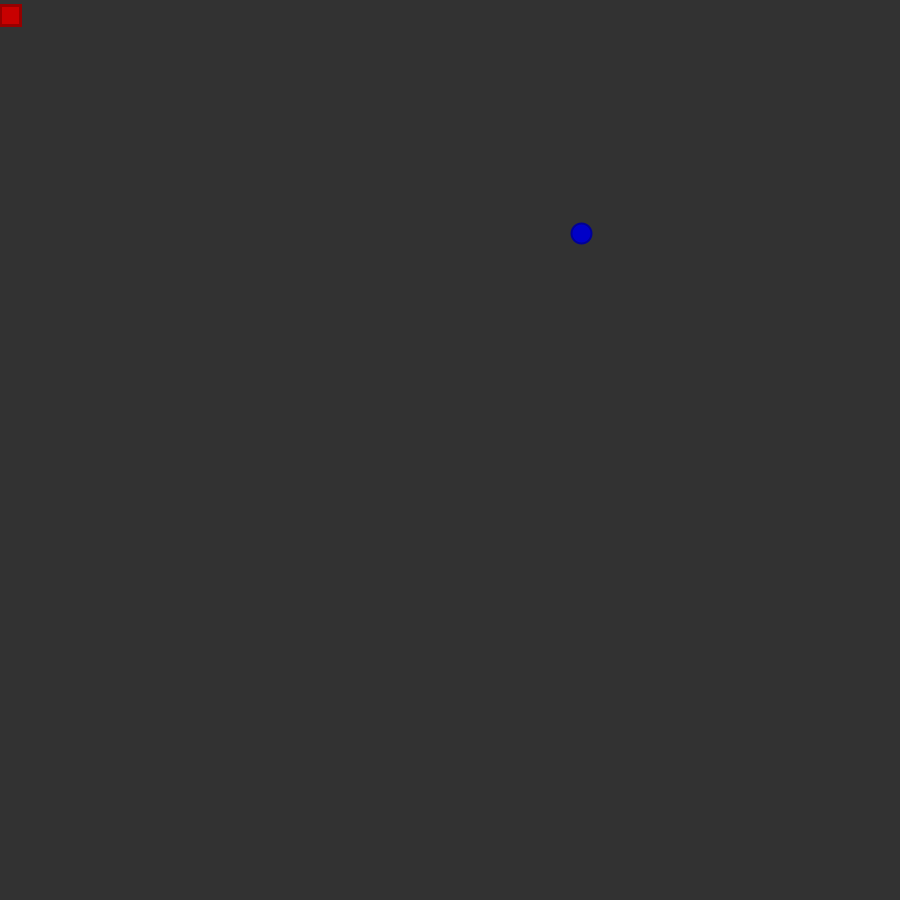
Frame 1 (no input)
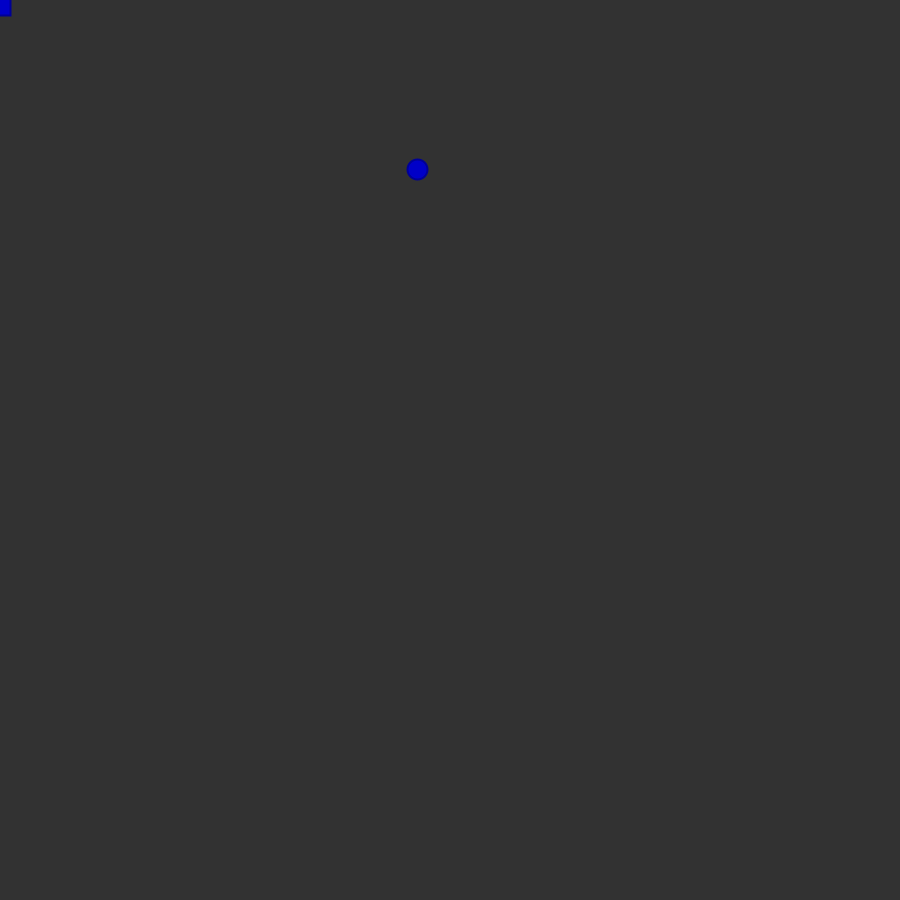
Frame 60 (the mouse pressed at the canvas centre just before this capture)
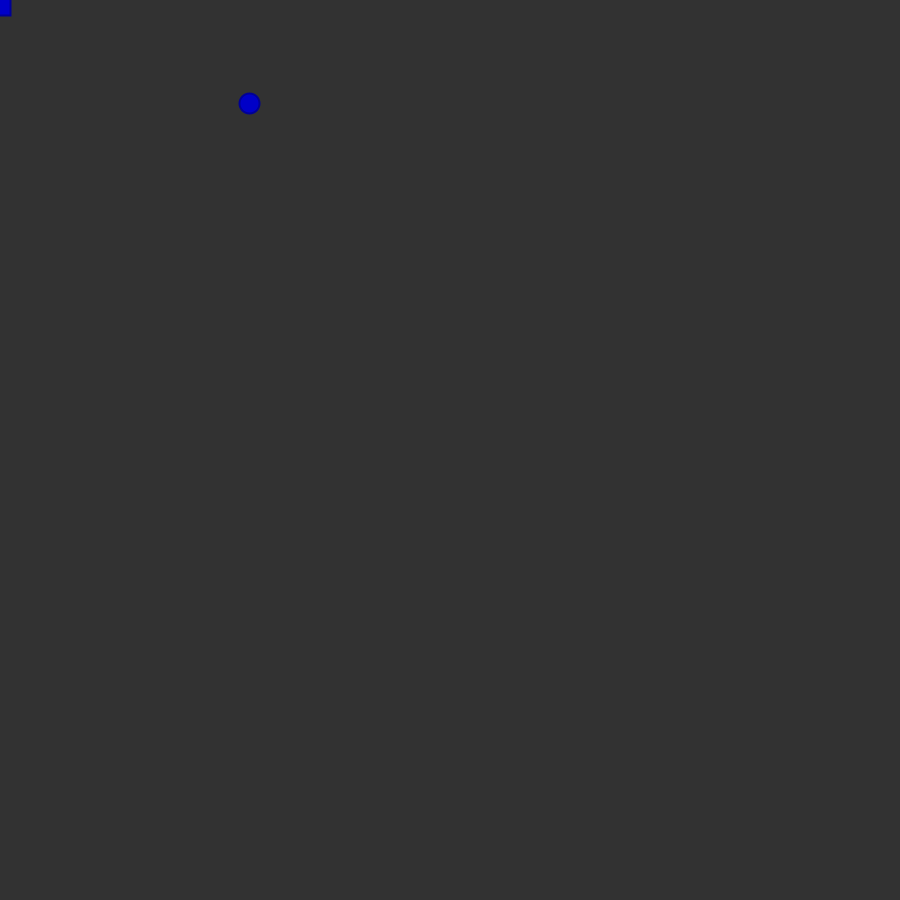
Frame 120 (the mouse held since frame 60 and released just before this capture)

The Processing sketch that drew these frames (run headless with seeded random() and noise(); from frame 60 on, the mouse is pressed at the canvas centre):

// Processing sketch: Skole_Spil__2_
// ── Skole_Spil__2_.pde
float speed = 3;
float x,y = 5;
int radius = 10, direction = 1;
Boolean started = false;
PVector AI;
int Xplayer,Yplayer = 5;

void setup() {
  smooth();
  size(900,900);
  
  AI = new PVector(random(width), random(height), 0.);
  ellipseMode(CENTER);
  stroke(150,0,0);
  strokeWeight(3);
  fill(200, 0,0);
 
}

void draw() {
  background(50);
  player();
  AI();
  
}  
  
void AI() { 
  ellipse(AI.x, AI.y, 20, 20);
  float angle = atan2(Yplayer-AI.y, Xplayer-AI.x);
  float newX = cos(angle) * speed + AI.x;
  float newY = sin(angle) * speed + AI.y;
  AI.set(newX, newY, 0.); 
  
}

void player() {
  rect(Xplayer, Yplayer, 20 ,20);
  rectMode(CENTER);
  stroke(0,0,150);
  strokeWeight(2);
  fill(0,0,200);
  
  if (Xplayer > (width) ) {Xplayer = (0); }
  if (Xplayer < (0) ) {Xplayer = (width); } 
  if (Yplayer > (height) ) {Yplayer = (0); }
  if (Yplayer < (0) ) {Yplayer = (height); }
  
     }
 
void keyPressed() {
  if (key == CODED) {
    if (keyCode == UP) {
      Yplayer -= 5;
  } else if (keyCode == DOWN) {
      Yplayer += 5;
  } else if (keyCode == LEFT) {
      Xplayer -= 5;
  } else if (keyCode == RIGHT) {
      Xplayer += 5;
  }  
 } 
}
